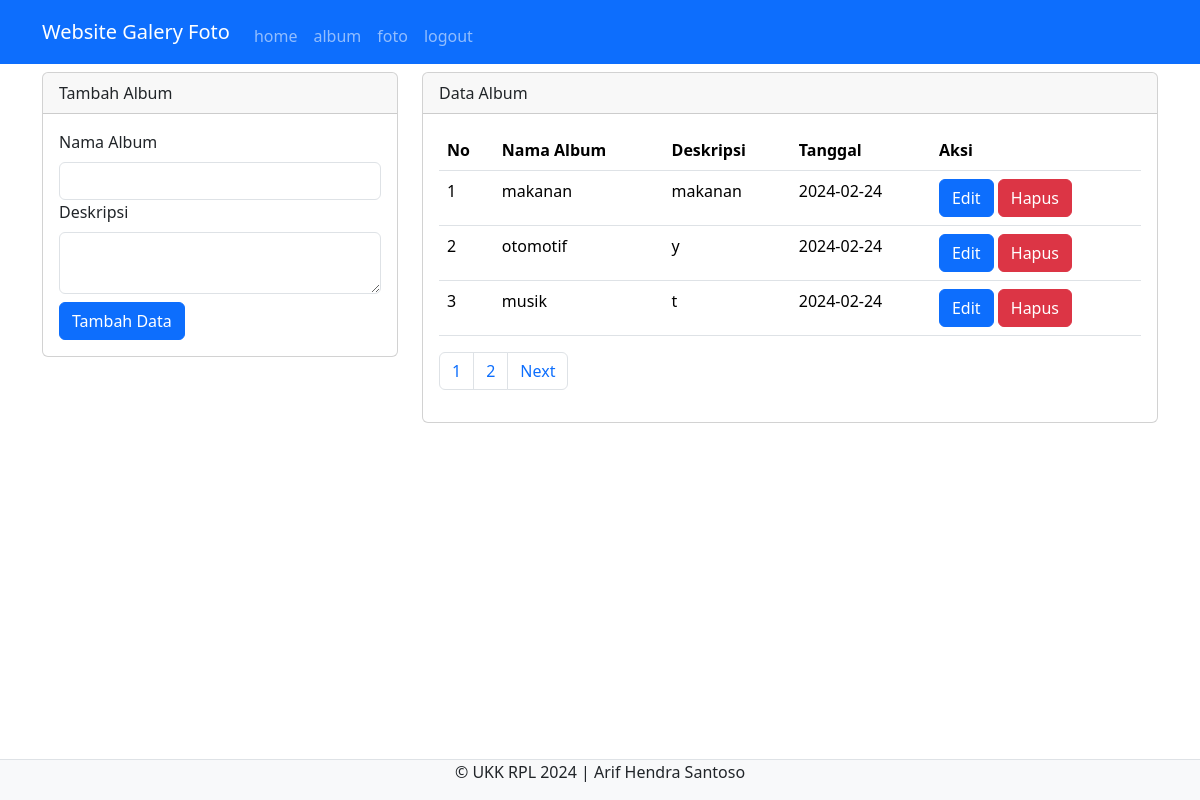
The app's page /admin/album.php (signed in) with its own data.
### tables this page shows
CREATE TABLE `album` (
  `albumid` int(11) NOT NULL,
  `namaalbum` varchar(255) NOT NULL,
  `deskripsi` text NOT NULL,
  `tanggaldibuat` date NOT NULL,
  `userid` int(11) NOT NULL
);

### admin/album.php (the view, shortened to what this page needs)
<?php
    include '../config/koneksi.php';
?>
<!DOCTYPE html>
<html lang="en">
<head>
    <link rel="stylesheet" href="../assets/css/bootstrap.min.css">
</head>
<body>
    <nav class="navbar navbar-expand-lg navbar-dark bg-primary">
        <div class="container">
            <a class="navbar-brand" href="index.php">Website Galery Foto</a>
            <div class="collapse navbar-collapse mt-2" id="navbarNavAltMarkup">
            <div class="navbar-nav">
                <a class="nav-link" href="home.php">home</a>
                <a class="nav-link" href="album.php">album</a>
                <a class="nav-link" href="foto.php">foto</a>
                <a class="nav-link" href="../config/aksi_logout.php">logout</a>
            </div>
            </div>
        </div>
    </nav>
    <div class="container">
        <div class="row">
            <div class="col-md-4">
                <div class="card mt-2">
                    <div class="card-header">Tambah Album</div>
                    <div class="card-body">
                        <form action="../config/aksi_album.php" method="POST">
                            <label for="" class="form-label">Nama Album</label>
                            <input type="text" name="namaalbum"  class="form-control" required>
                            <label for="" class="form-label">Deskripsi</label>
                            <textarea name="deskripsi" class="form-control"></textarea>
                            <button class="btn btn-primary mt-2" name="tambah" type="submit" >Tambah Data</button>
                        </form>
                    </div>
                </div>
            </div>
            <div class="col-md-8">
                <div class="card mt-2">
                    <div class="card-header">Data Album</div>
                    <div class="card-body">
                        <table class="table">
                            <thead>
                                <tr>
                                    <th>No</th>
                                    <th>Nama Album</th>
                                    <th>Deskripsi</th>
                                    <th>Tanggal</th>
                                    <th>Aksi</th>
                                </tr>
                            </thead>
                            <tbody>
                                <?php
                                    $batas = 3;
                                    $halaman = isset($_GET['halaman'])?(int)$_GET['halaman'] : 1;
                                    $halaman_awal = ($halaman>1) ? ($halaman * $batas) - $batas : 0;
                                    $next = $halaman + 1;
                                    $data = mysqli_query($koneksi,"select * from album");
                                    $jumlah_data = mysqli_num_rows($data);
                                    $total_halaman = ceil($jumlah_data / $batas);
                                        $no = $halaman_awal+1;
                                    $userid = $_SESSION['userid'];
                                    $sql = mysqli_query($koneksi, "SELECT * FROM album WHERE userid='$userid' limit $halaman_awal, $batas");
                                    while ($data = mysqli_fetch_array($sql)) {
                                ?>
                                <tr>
                                    <td><?php echo $no++ ?></td>
                                    <td><?php echo $data['namaalbum'] ?></td>
                                    <td><?php echo $data['deskripsi'] ?></td>
                                    <td><?php echo $data['tanggaldibuat'] ?></td>
                                    <td>
                                        <button type="button" class="btn btn-primary" data-bs-toggle="modal" data-bs-target="#edit<?php echo $data['albumid'] ?>">
                                        Edit
                                        </button>
                                        <button type="button" class="btn btn-danger" data-bs-toggle="modal" data-bs-target="#hapus<?php echo $data['albumid'] ?>">
                                        Hapus
                                        </button>
                                    </td>
                                </tr>
                                <?php } ?>
                            </tbody>
                        </table>
                        <nav>
                            <ul class="pagination ">
                                <?php
                                    for($x=1;$x<=$total_halaman;$x++){
                                ?>
                                    <li class="page-item"><a class="page-link" href="?halaman=<?php echo $x ?>"><?php echo $x; ?></a></li>
                                <?php
                                    }
                                ?>
                                    <li class="page-item">
                                    <a  class="page-link" <?php if($halaman < $total_halaman) { echo "href='?halaman=$next'"; } ?>>Next</a>
                            </li>
                            </ul>
                        </nav>
                    </div>
                </div>
            </div>
        </div>
    </div>
    <footer class="d-flex justify-content-center border-top mt-3 bg-light fixed-bottom">
        <p>&copy; UKK RPL 2024 | Arif Hendra Santoso</p>
    </footer>
</body>
</html>

### records on screen
album: namaalbum "makanan", deskripsi "makanan", tanggaldibuat "2024-02-24"
album: namaalbum "otomotif", deskripsi "y", tanggaldibuat "2024-02-24"
album: namaalbum "musik", deskripsi "t", tanggaldibuat "2024-02-24"
